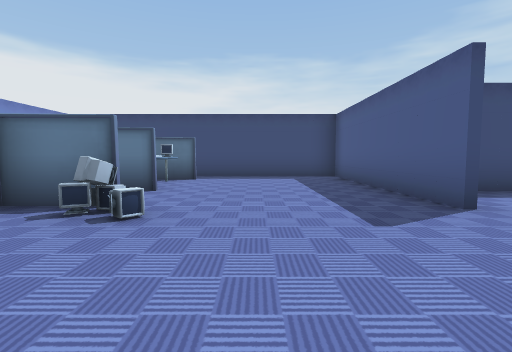
[1] (above)

24 first-person views from a walk through a scene from a Unity 3-D project. The camera is 1.2 m above the floor, tilts 4° down and sees 85° across. The floor is counted in squares, 2 m on a side. Each view is taken from the middle of a square. On the plan, view 1 faces up. The plan holds only what a view shows up to about 9 squares ahead; the rest is blank. The place goes on beyond the plan. The player is left out. Some animated figures are not drawn.

[2]
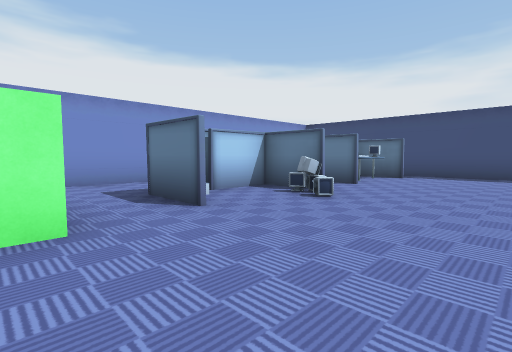

[3]
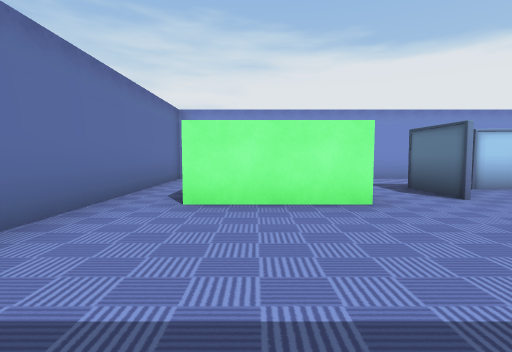

[4]
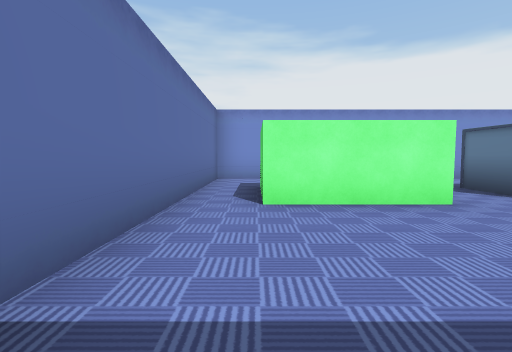

[5]
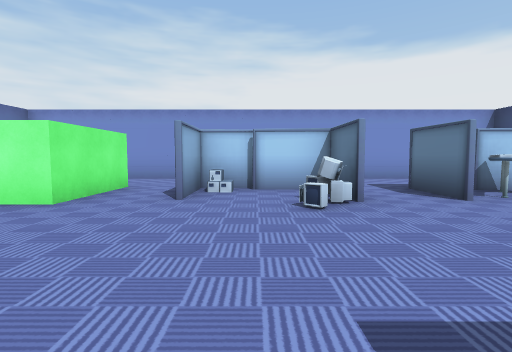

[6]
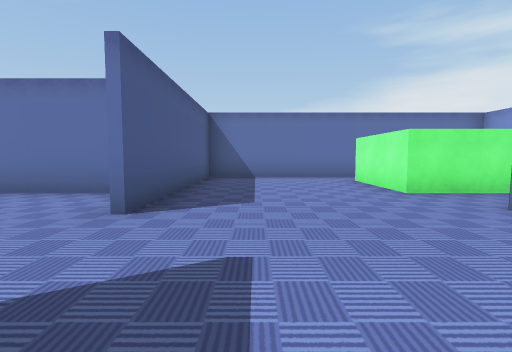

[7]
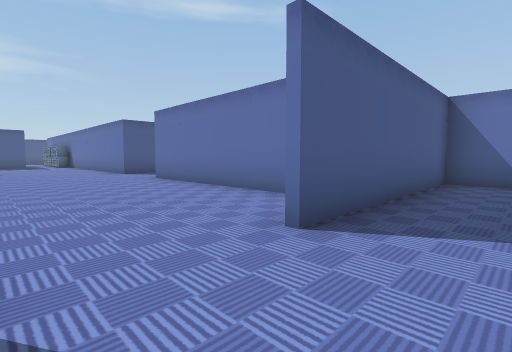

[8]
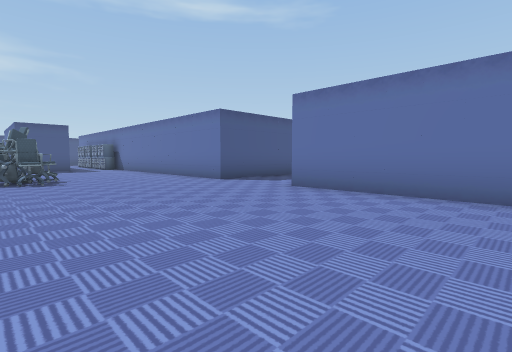

[9]
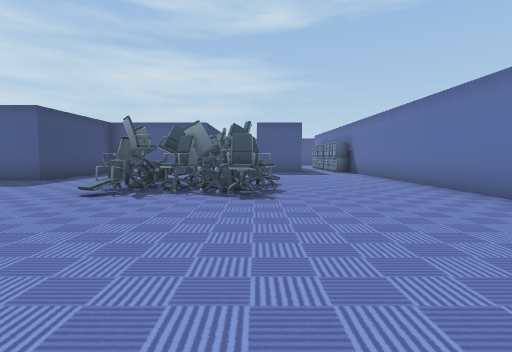

[10]
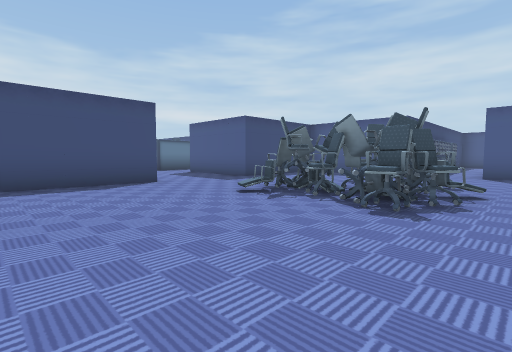

[11]
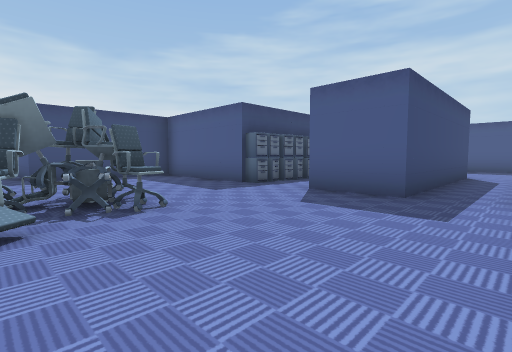

[12]
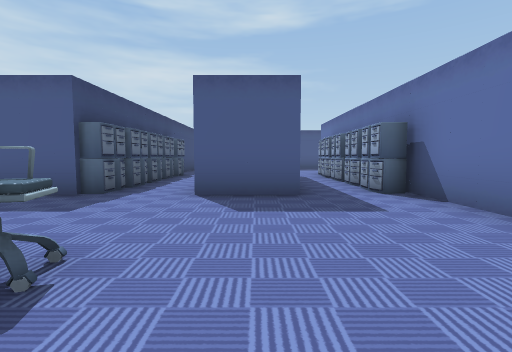

[13]
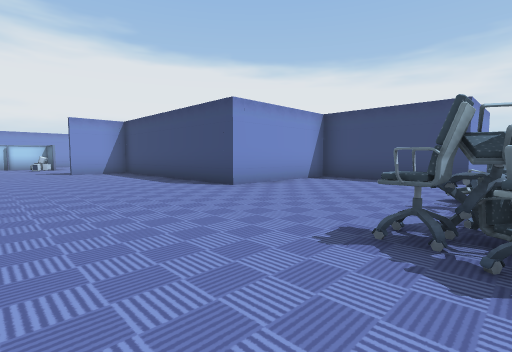

[14]
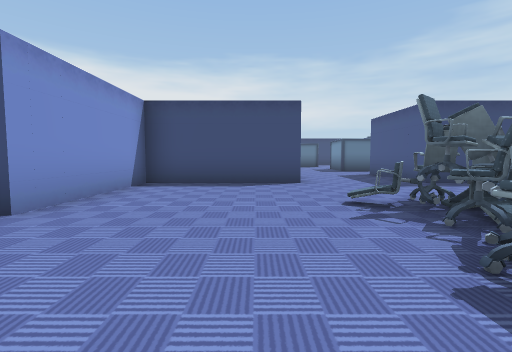

[15]
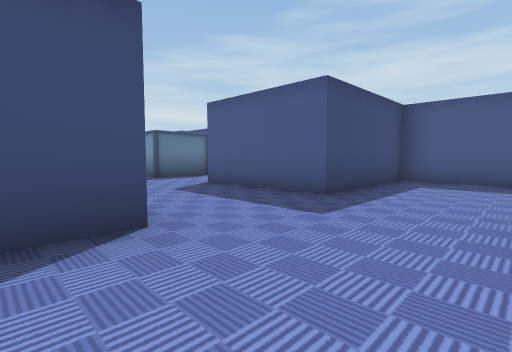

[16]
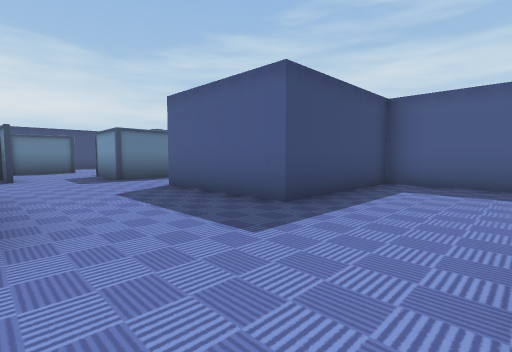

[17]
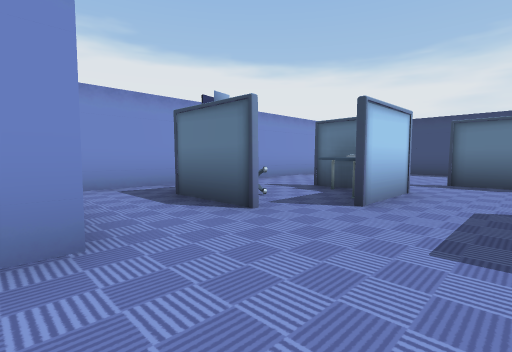

[18]
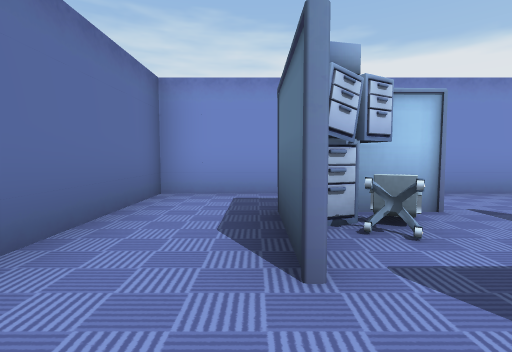

[19]
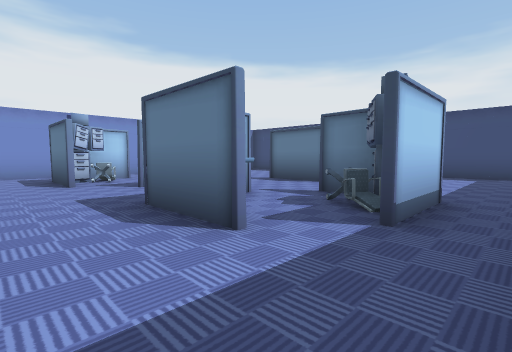

[20]
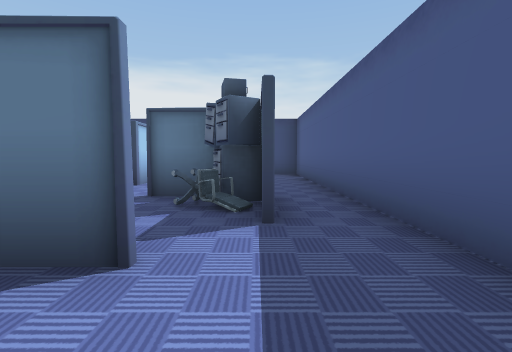

[21]
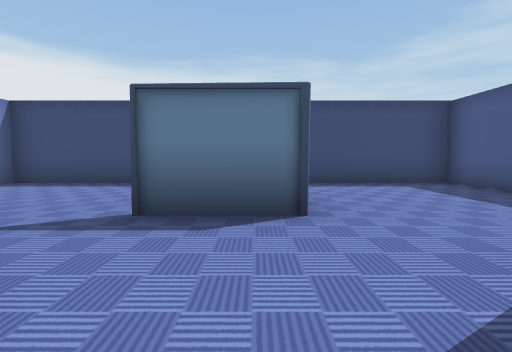

[22]
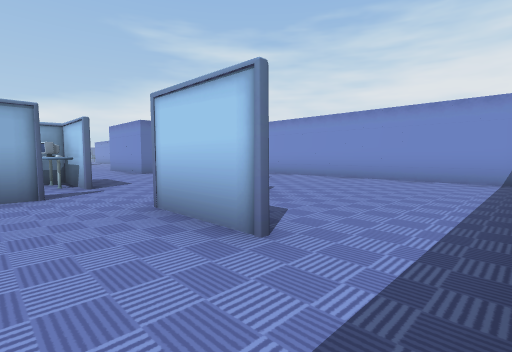

[23]
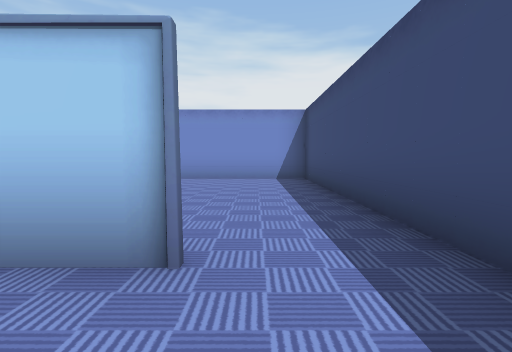

[24]
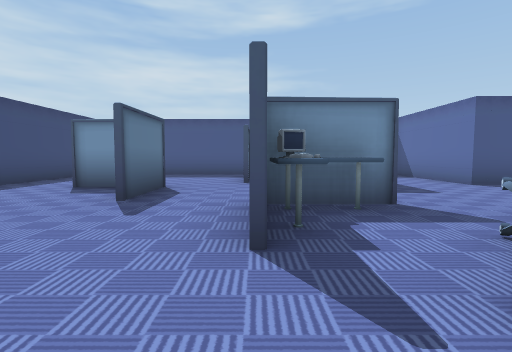

### Floor plan
Points are (right, up) in squares from view 1. A wall is a line through its corners. A room is listed if a view was taken in it or the views show most of it. See-through windows are left out.
Room 1 (views 1, 2, 3, 4, 5, 6, 7)
walls: (-5.5, 2.5) (-5.5, -4) (2.4, -4) (2.4, 1.2); (-3.6, -0.5) (-1.5, -0.5) (-1.5, -3); (2.4, 3.1) (2.4, 8.3) (-1.9, 8.3); (-5.5, 6.1) (-5.5, 4.9)
ways out: opening at (2, 2.5) to room 2
objects: other object (-3, 1) to (-1, 3); other object (-3, 5) to (-2, 5)
Room 2 (views 8, 9, 10, 11, 12, 13, 14, 15, 16, 17)
walls: (10.9, -0.5) (19.2, -0.5); (18.4, 5.4) (18.4, 8.3) (14.9, 8.3) (14.9, 11.5); (12, 11.5) (12, 8.3) (8.5, 8.3) (8.5, 4.8) (3.8, 4.8); (3.4, -0.5) (8.5, -0.5); (23.5, 1.3) (18.4, 1.3) (18.4, 3)
ways out: opening at (2, 2.5) to room 1; opening at (13.5, 11) to room 3; opening at (9.5, -1); opening at (19, 4.5)
objects: other object (12, 3) to (15, 6); other object (19, 0); other object (19, 5); other object (20, 0); other object (21, 0); other object (22, 0); other object (23, 0)
Room 3 (views 18, 19, 20, 21, 22, 23, 24)
walls: (14.9, 11.5) (18, 11.5); (18.4, 13.4) (18.4, 21.3) (8.5, 21.3) (8.5, 15.8); (8.5, 14.1) (8.5, 11.5) (11.4, 11.5)
ways out: opening at (13.5, 11) to room 2
objects: other object (10, 13); other object (10, 14); other object (10, 15); other object (11, 13); other object (11, 14); other object (11, 15) to (12, 15); other object (12, 16); other object (13, 18) to (14, 19); other object (15, 14) to (16, 15); other object (16, 15); other object (16, 16); other object (17, 15); other object (17, 16)

Positions as (right, up) in squares from view 1, and headings:
1: (0, 0), facing up
2: (1, -1), facing up-left
3: (2, -2), facing left
4: (2, -3), facing left
5: (2, 2), facing left
6: (1, 4), facing down
7: (1, 3), facing down-right
8: (5, 4), facing down-right
9: (8, 3), facing right
10: (9, 2), facing up-right
11: (14, 0), facing up-right
12: (14, 2), facing right
13: (13, 1), facing up-left
14: (11, 2), facing up
15: (11, 6), facing up-right
16: (12, 6), facing up-right
17: (14, 11), facing up-left
18: (13, 13), facing left
19: (18, 12), facing up-left
20: (17, 12), facing up
21: (14, 15), facing up
22: (16, 21), facing down-left
23: (16, 20), facing left
24: (9, 16), facing right
